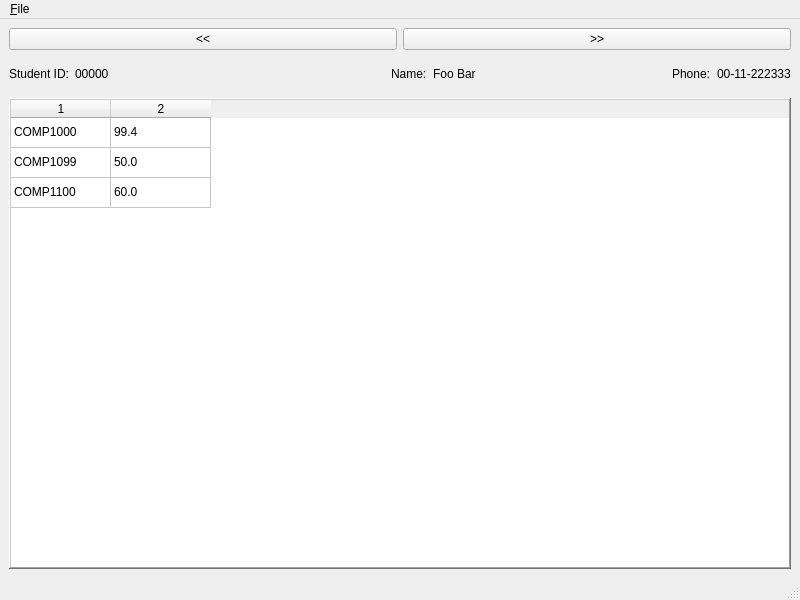
<?xml version="1.0" encoding="UTF-8"?>
<ui version="4.0">
 <class>MainWindow</class>
 <widget class="QMainWindow" name="MainWindow">
  <property name="geometry">
   <rect>
    <x>0</x>
    <y>0</y>
    <width>800</width>
    <height>600</height>
   </rect>
  </property>
  <property name="windowTitle">
   <string>MainWindow</string>
  </property>
  <widget class="QWidget" name="centralwidget">
   <layout class="QVBoxLayout" name="verticalLayout">
    <item>
     <layout class="QHBoxLayout" name="horizontalLayout">
      <item>
       <widget class="QPushButton" name="buttonPrev">
        <property name="text">
         <string>&lt;&lt;</string>
        </property>
       </widget>
      </item>
      <item>
       <widget class="QPushButton" name="buttonNext">
        <property name="text">
         <string>&gt;&gt;</string>
        </property>
       </widget>
      </item>
     </layout>
    </item>
    <item>
     <layout class="QHBoxLayout" name="horizontalLayout_5" stretch="0,0,0,0">
      <property name="topMargin">
       <number>8</number>
      </property>
      <property name="bottomMargin">
       <number>8</number>
      </property>
      <item>
       <layout class="QHBoxLayout" name="horizontalLayout_2">
        <item>
         <widget class="QLabel" name="label">
          <property name="text">
           <string>Student ID:</string>
          </property>
         </widget>
        </item>
        <item>
         <widget class="QLabel" name="labelSID">
          <property name="text">
           <string>00000</string>
          </property>
         </widget>
        </item>
       </layout>
      </item>
      <item>
       <spacer name="horizontalSpacer">
        <property name="orientation">
         <enum>Qt::Horizontal</enum>
        </property>
        <property name="sizeHint" stdset="0">
         <size>
          <width>40</width>
          <height>20</height>
         </size>
        </property>
       </spacer>
      </item>
      <item>
       <layout class="QHBoxLayout" name="horizontalLayout_3">
        <item>
         <widget class="QLabel" name="label_3">
          <property name="text">
           <string>Name:</string>
          </property>
         </widget>
        </item>
        <item>
         <widget class="QLabel" name="nameLabel">
          <property name="text">
           <string>Foo Bar</string>
          </property>
         </widget>
        </item>
        <item>
         <spacer name="horizontalSpacer_2">
          <property name="orientation">
           <enum>Qt::Horizontal</enum>
          </property>
          <property name="sizeHint" stdset="0">
           <size>
            <width>40</width>
            <height>20</height>
           </size>
          </property>
         </spacer>
        </item>
       </layout>
      </item>
      <item>
       <layout class="QHBoxLayout" name="horizontalLayout_4">
        <item>
         <widget class="QLabel" name="label_2">
          <property name="text">
           <string>Phone:</string>
          </property>
         </widget>
        </item>
        <item>
         <widget class="QLabel" name="labelPHONE">
          <property name="text">
           <string>00-11-222333</string>
          </property>
         </widget>
        </item>
       </layout>
      </item>
     </layout>
    </item>
    <item>
     <widget class="QTableWidget" name="tableWidget">
      <property name="frameShape">
       <enum>QFrame::WinPanel</enum>
      </property>
      <property name="frameShadow">
       <enum>QFrame::Raised</enum>
      </property>
      <property name="lineWidth">
       <number>1</number>
      </property>
      <property name="midLineWidth">
       <number>1</number>
      </property>
      <property name="rowCount">
       <number>3</number>
      </property>
      <property name="columnCount">
       <number>2</number>
      </property>
      <attribute name="horizontalHeaderVisible">
       <bool>true</bool>
      </attribute>
      <attribute name="horizontalHeaderStretchLastSection">
       <bool>false</bool>
      </attribute>
      <attribute name="verticalHeaderVisible">
       <bool>false</bool>
      </attribute>
      <row/>
      <row/>
      <row/>
      <column/>
      <column/>
      <item row="0" column="0">
       <property name="text">
        <string>COMP1000</string>
       </property>
      </item>
      <item row="0" column="1">
       <property name="text">
        <string>99.4</string>
       </property>
      </item>
      <item row="1" column="0">
       <property name="text">
        <string>COMP1099</string>
       </property>
      </item>
      <item row="1" column="1">
       <property name="text">
        <string>50.0</string>
       </property>
      </item>
      <item row="2" column="0">
       <property name="text">
        <string>COMP1100</string>
       </property>
      </item>
      <item row="2" column="1">
       <property name="text">
        <string>60.0</string>
       </property>
      </item>
     </widget>
    </item>
   </layout>
  </widget>
  <widget class="QMenuBar" name="menubar">
   <property name="geometry">
    <rect>
     <x>0</x>
     <y>0</y>
     <width>800</width>
     <height>37</height>
    </rect>
   </property>
   <widget class="QMenu" name="menu_File">
    <property name="title">
     <string>&amp;File</string>
    </property>
    <addaction name="action_Open_Database"/>
    <addaction name="action_Save"/>
    <addaction name="action_Close"/>
    <addaction name="separator"/>
    <addaction name="actionE_xit"/>
   </widget>
   <addaction name="menu_File"/>
  </widget>
  <widget class="QStatusBar" name="statusbar"/>
  <action name="action_Open_Database">
   <property name="text">
    <string>&amp;Open Database</string>
   </property>
  </action>
  <action name="action_Close">
   <property name="text">
    <string>&amp;Close</string>
   </property>
  </action>
  <action name="action">
   <property name="text">
    <string>---</string>
   </property>
  </action>
  <action name="actionE_xit">
   <property name="text">
    <string>E&amp;xit</string>
   </property>
  </action>
  <action name="action_Save">
   <property name="text">
    <string>&amp;Save</string>
   </property>
  </action>
 </widget>
 <resources/>
 <connections/>
</ui>
